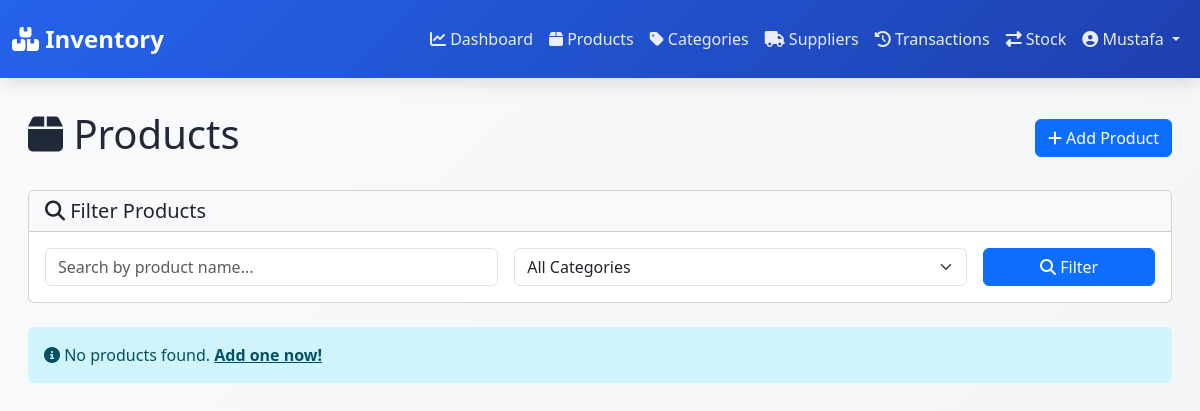
The app's page /products/ (signed in), older data.
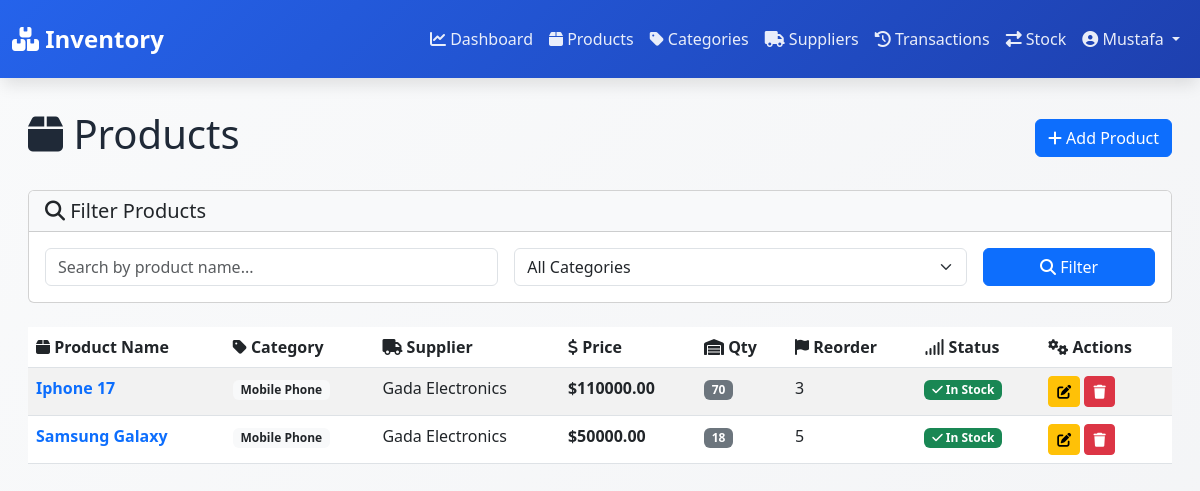
The same page, newer data.
### inventory/models.py (models this page shows, shortened)
class Product(models.Model):
    name = models.CharField(max_length=200)
    category = models.ForeignKey(Category, on_delete=models.CASCADE)
    supplier = models.ForeignKey(Supplier, on_delete=models.CASCADE)
    price = models.DecimalField(max_digits=10, decimal_places=2)
    quantity = models.IntegerField(default=0)
    reorder_level = models.IntegerField(default=5)
    created_at = models.DateTimeField(auto_now_add=True)
    def is_low_stock(self):
        return self.quantity <= self.reorder_level

class Category(models.Model):
    name = models.CharField(max_length=200, unique=True)
    description = models.TextField(blank=True)

class Supplier(models.Model):
    name = models.CharField(max_length=200)
    email = models.EmailField()
    phone = models.CharField(max_length=20)
    address = models.TextField()

### inventory/views.py (the view)
# urls.py: path('products/', views.product_list, name='product_list'),
@login_required(login_url='login')
def product_list(request):
    query = request.GET.get('q', '')
    category = request.GET.get('category', '')
    products = Product.objects.all()
    if query:
        products = products.filter(Q(name__icontains=query) | Q(category__name__icontains=query))
    if category:
        products = products.filter(category__id=category)
    categories = Category.objects.all()
    context = {
        'products': products,
        'categories': categories,
        'query': query,
        'selected_category': category,
    }
    return render(request, 'product_list.html', context)

### templates/product_list.html (shortened to what this page needs)
{% extends 'base.html' %}
{% block content %}
<div class="d-flex justify-content-between align-items-center mb-4">
    <h1 class="page-title"><i class="fas fa-box"></i> Products</h1>
    <a href="{% url 'add_product' %}" class="btn btn-primary">
        <i class="fas fa-plus"></i> Add Product
    </a>
</div>
<div class="card mb-4">
    <div class="card-header bg-light">
        <h5 class="mb-0"><i class="fas fa-search"></i> Filter Products</h5>
    </div>
    <div class="card-body">
        <form method="get" class="row g-3">
            <div class="col-md-6 col-lg-5">
                <input type="text" name="q" class="form-control" placeholder="Search by product name..."
                    value="{{ query }}">
            </div>
            <div class="col-md-4 col-lg-5">
                <select name="category" class="form-select">
                    <option value="">All Categories</option>
                </select>
            </div>
            <div class="col-md-2 col-lg-2">
                <button type="submit" class="btn btn-primary w-100"><i class="fas fa-search"></i> Filter</button>
            </div>
        </form>
    </div>
</div>
{% if products %}
<div class="table-responsive">
    <table class="table table-hover table-striped">
        <thead style="background: linear-gradient(135deg, #2563eb 0%, #1e40af 100%); color: white;">
            <tr>
                <th><i class="fas fa-box"></i> Product Name</th>
                <th><i class="fas fa-tag"></i> Category</th>
                <th><i class="fas fa-truck"></i> Supplier</th>
                <th><i class="fas fa-dollar-sign"></i> Price</th>
                <th><i class="fas fa-warehouse"></i> Qty</th>
                <th><i class="fas fa-flag"></i> Reorder</th>
                <th><i class="fas fa-signal"></i> Status</th>
                <th><i class="fas fa-cogs"></i> Actions</th>
            </tr>
        </thead>
        <tbody>
            {% for product in products %}
            <tr>
                <td>
                    <a href="{% url 'product_detail' product.id %}" class="text-decoration-none fw-bold">
                        {{ product.name }}
                    </a>
                </td>
                <td><span class="badge bg-light text-dark">{{ product.category.name }}</span></td>
                <td>{{ product.supplier.name }}</td>
                <td><span class="fw-bold">${{ product.price }}</span></td>
                <td><span class="badge bg-secondary">{{ product.quantity }}</span></td>
                <td>{{ product.reorder_level }}</td>
                <td>
                    {% if product.is_low_stock %}
                    <span class="badge bg-danger"><i class="fas fa-exclamation"></i> Low Stock</span>
                    {% else %}
                    <span class="badge bg-success"><i class="fas fa-check"></i> In Stock</span>
                    {% endif %}
                </td>
                <td>
                    <a href="{% url 'edit_product' product.id %}" class="btn btn-sm btn-warning" title="Edit"><i
                            class="fas fa-edit"></i></a>
                    <a href="{% url 'delete_product' product.id %}" class="btn btn-sm btn-danger" title="Delete"><i
                            class="fas fa-trash"></i></a>
                </td>
            </tr>
            {% endfor %}
        </tbody>
    </table>
</div>
{% else %}
<div class="alert alert-info border-0">
    <i class="fas fa-info-circle"></i> No products found. <a href="{% url 'add_product' %}" class="alert-link">Add one
        now!</a>
</div>
{% endif %}
{% endblock %}

### templates/base.html (shortened to what this page needs)
<!DOCTYPE html>
<html lang="en">
<head>
    <link href="https://cdn.jsdelivr.net/npm/bootstrap@5.3.0/dist/css/bootstrap.min.css" rel="stylesheet">
    <link href="https://cdnjs.cloudflare.com/ajax/libs/font-awesome/6.4.0/css/all.min.css" rel="stylesheet">
</head>
<body>
<nav class="navbar navbar-expand-lg navbar-dark">
    <div class="container-fluid">
        <a class="navbar-brand" href="{% url 'dashboard' %}">
            <i class="fas fa-boxes"></i> Inventory
        </a>
        <div class="collapse navbar-collapse" id="navbarNav">
            <ul class="navbar-nav ms-auto">
                <li class="nav-item">
                    <a class="nav-link" href="{% url 'dashboard' %}">
                        <i class="fas fa-chart-line"></i> Dashboard
                    </a>
                </li>
                <li class="nav-item">
                    <a class="nav-link" href="{% url 'product_list' %}">
                        <i class="fas fa-box"></i> Products
                    </a>
                </li>
                <li class="nav-item">
                    <a class="nav-link" href="{% url 'category_list' %}">
                        <i class="fas fa-tag"></i> Categories
                    </a>
                </li>
                <li class="nav-item">
                    <a class="nav-link" href="{% url 'supplier_list' %}">
                        <i class="fas fa-truck"></i> Suppliers
                    </a>
                </li>
                <li class="nav-item">
                    <a class="nav-link" href="{% url 'transaction_history' %}">
                        <i class="fas fa-history"></i> Transactions
                    </a>
                </li>
                <li class="nav-item">
                    <a class="nav-link" href="{% url 'stock_transaction' %}">
                        <i class="fas fa-exchange-alt"></i> Stock
                    </a>
                </li>
                {% if user.is_authenticated %}
                <li class="nav-item dropdown">
                    <a class="nav-link dropdown-toggle" href="#"
                        id="userDropdown" role="button"
                        data-bs-toggle="dropdown" aria-expanded="false">
                        <i class="fas fa-user-circle"></i> {{ user.username }}
                    </a>
                </li>
                {% endif %}
            </ul>
        </div>
    </div>
</nav>
<div class="content-wrapper">
    <div class="container-fluid">
        {% block content %}{% endblock %}
    </div>
</div>
</body>
</html>

### templates/base.html (style rules this page uses)
* { margin: 0; padding: 0; box-sizing: border-box; }
:root { --primary-color: #2563eb; --secondary-color: #1e40af; --success-color: #10b981; --danger-color: #ef4444; --warning-color: #f59e0b; --info-color: #3b82f6; --light-bg: #f9fafb; --border-color: #e5e7eb; --text-dark: #1f2937; --shadow: 0 4px 6px -1px rgba(0, 0, 0, 0.1); --shadow-lg: 0 10px 15px -3px rgba(0, 0, 0, 0.1); }
body { background: linear-gradient(135deg, #f9fafb 0%, #f3f4f6 100%); color: var(--text-dark); font-family: 'Segoe UI', Tahoma, Geneva, Verdana, sans-serif; min-height: 100vh; }
.navbar { background: linear-gradient(135deg, var(--primary-color) 0%, var(--secondary-color) 100%); box-shadow: var(--shadow-lg); padding: 1rem 0; }
.navbar-brand { font-size: 1.5rem; font-weight: 700; color: white !important; }
.nav-link { color: rgba(255, 255, 255, 0.9) !important; border-radius: 0.5rem; font-weight: 500; transition: all 0.3s ease; }
.content-wrapper { padding: 2rem 1rem; }

Row changes from the older to the newer data that the page shows:
added Product: name "Iphone 17", category.name "Mobile Phone", supplier.name "Gada Electronics", price "110000.00", quantity "70", reorder_level "3", shows "In Stock"
added Product: name "Samsung Galaxy", category.name "Mobile Phone", supplier.name "Gada Electronics", price "50000.00", quantity "18", reorder_level "5", shows "In Stock"
Text that changed along with them:
text no longer shown: "No products found. Add one now!"
text now shown: "Product Name Category Supplier Price Qty Reorder Status Actions"
